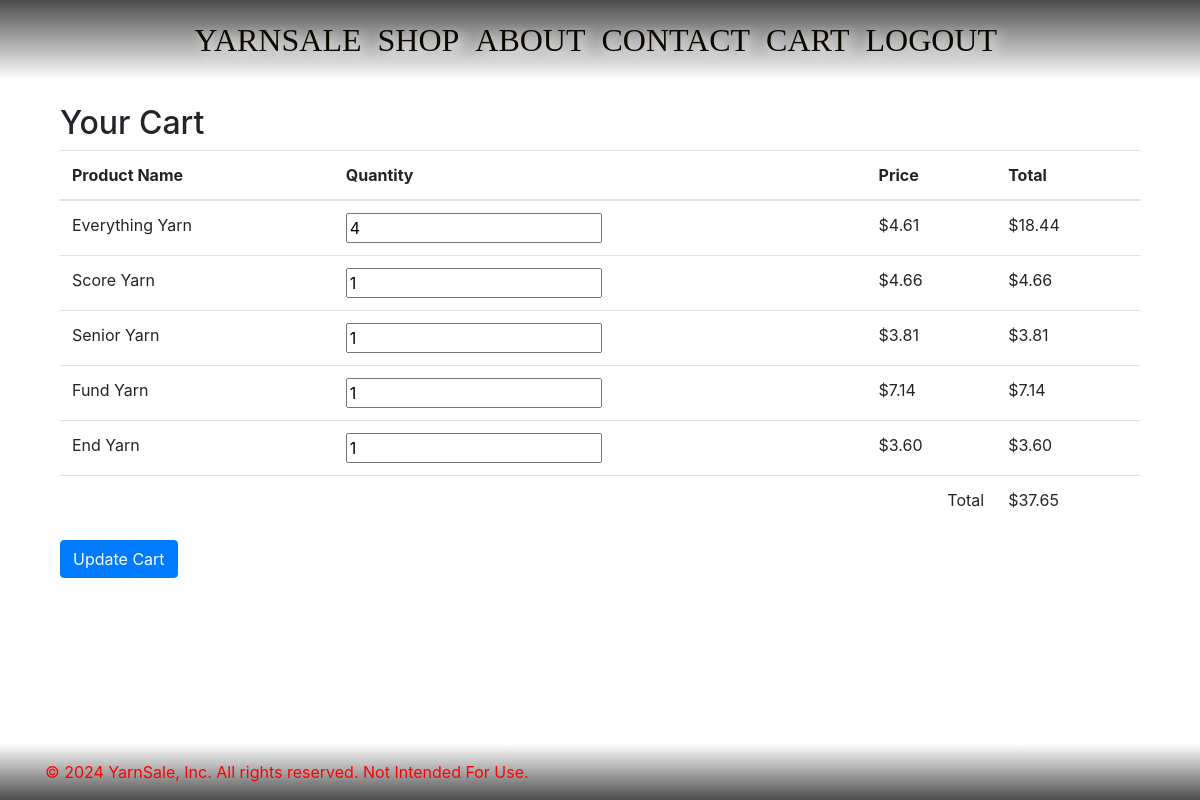
The page /cart/ (signed in) on the database as committed earlier.
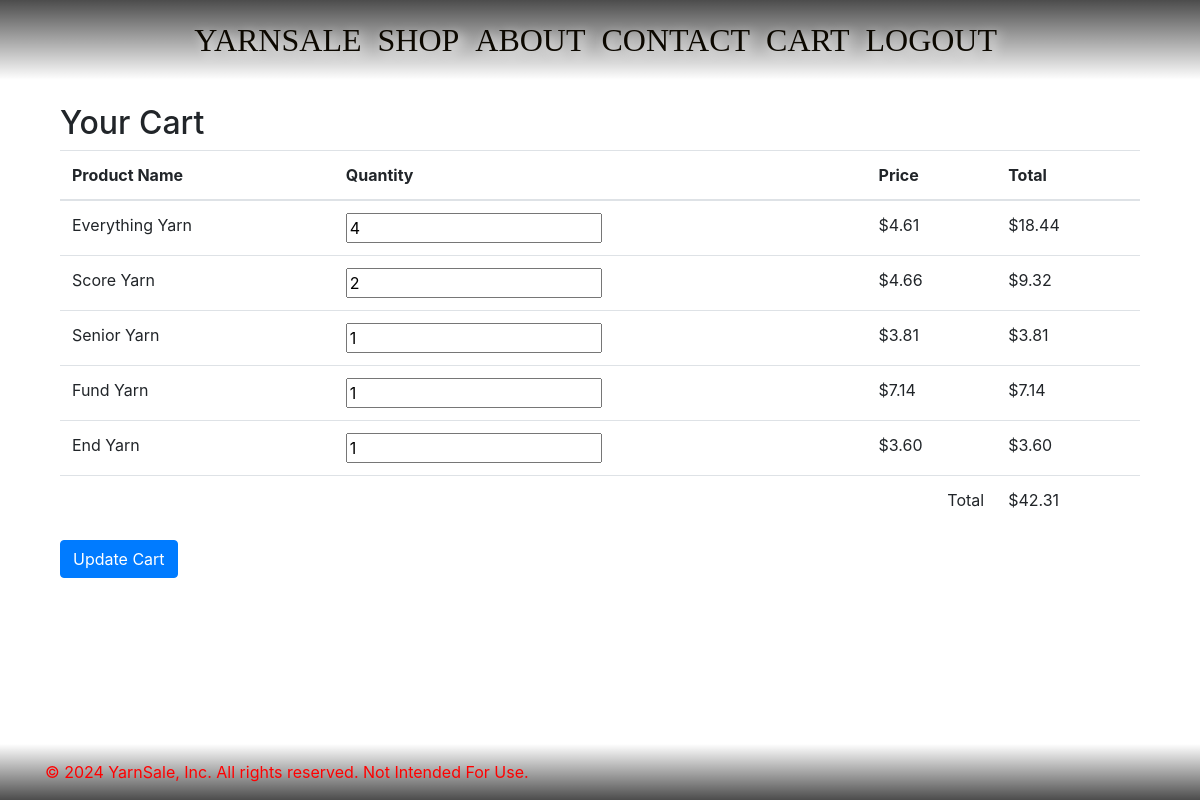
The same page on the database as committed later.
### shop/models.py (models this page shows, shortened)
class CartItem(models.Model):
    cart = models.ForeignKey(Cart, related_name='items', on_delete=models.CASCADE)
    product = models.ForeignKey(Product, on_delete=models.CASCADE)
    quantity = models.IntegerField(default=1)

class Product(models.Model):
    name = models.CharField(max_length=100)
    description = models.TextField()
    price = models.IntegerField()
    image = models.ImageField(upload_to='product_images/', blank=True, null=True)

### frontend/views.py (the view)
# urls.py: path('cart/', views.view_cart, name='view_cart'),
@login_required
def view_cart(request):
    try:
        cart = Cart.objects.get(user=request.user)
        cart_items = CartItem.objects.filter(cart=cart)
    except Cart.DoesNotExist:
        cart_items = []
    for item in cart_items:
        item.total_price = item.quantity * item.product.price
    total_cost = 0
    try:
        cart = Cart.objects.get(user=request.user)
        cart_items = CartItem.objects.filter(cart=cart)
        for item in cart_items:
            item.total_price = item.quantity * item.product.price
            total_cost += item.total_price
    except Cart.DoesNotExist:
        cart_items = []
    return render(request, 'cart.html', {'cart_items': cart_items, 'total_cost': total_cost})

### frontend/templatetags/shop_filters.py (called while the page is built)
@register.filter(name='cents_to_dollars')
def cents_to_dollars(value):
    return "{:.2f}".format(float(value) / 100.0)

### frontend/templates/cart.html (shortened to what this page needs)
{% extends 'base.html' %}
{% load shop_filters %}
{% block content %}
<div class="container">
    <h2>Your Cart</h2>
    {% if cart_items %}
        <form method="post" action="{% url 'update_cart' %}">
            <table class="table">
                <thead>
                    <tr>
                        <th>Product Name</th>
                        <th>Quantity</th>
                        <th>Price</th>
                        <th>Total</th>
                    </tr>
                </thead>
                <tbody>
                    {% for item in cart_items %}
                        <tr>
                            <td>{{ item.product.name }}</td>
                            <td>
                                <input type="number" name="quantity_{{ item.id }}" value="{{ item.quantity }}" min="0" onchange="updateQuantity({{ item.id }}, this.value)">
                            </td>
                            <td>${{ item.product.price|cents_to_dollars }}</td>
                            <td>${{ item.total_price|cents_to_dollars }}</td>
                        </tr>
                    {% endfor %}
                </tbody>
                <tfoot>
                    <tr>
                        <td colspan="3" style="text-align:right;">Total</td>
                        <td>${{ total_cost|cents_to_dollars }}</td>
                    </tr>
                </tfoot>
            </table>
            <button type="submit" class="btn btn-primary">Update Cart</button>
        </form>
    {% else %}
        <p>Your cart is empty.</p>
    {% endif %}
</div>
{% endblock %}

Rows that differ between the two databases and show on the page:
changed CartItem "Score Yarn": quantity "1" → "2"; total_price|cents_to_dollars "4.66" → "9.32"
Other text that changed with them:
{{ total_cost|cents_to_dollars }}: "37.65" → "42.31"
